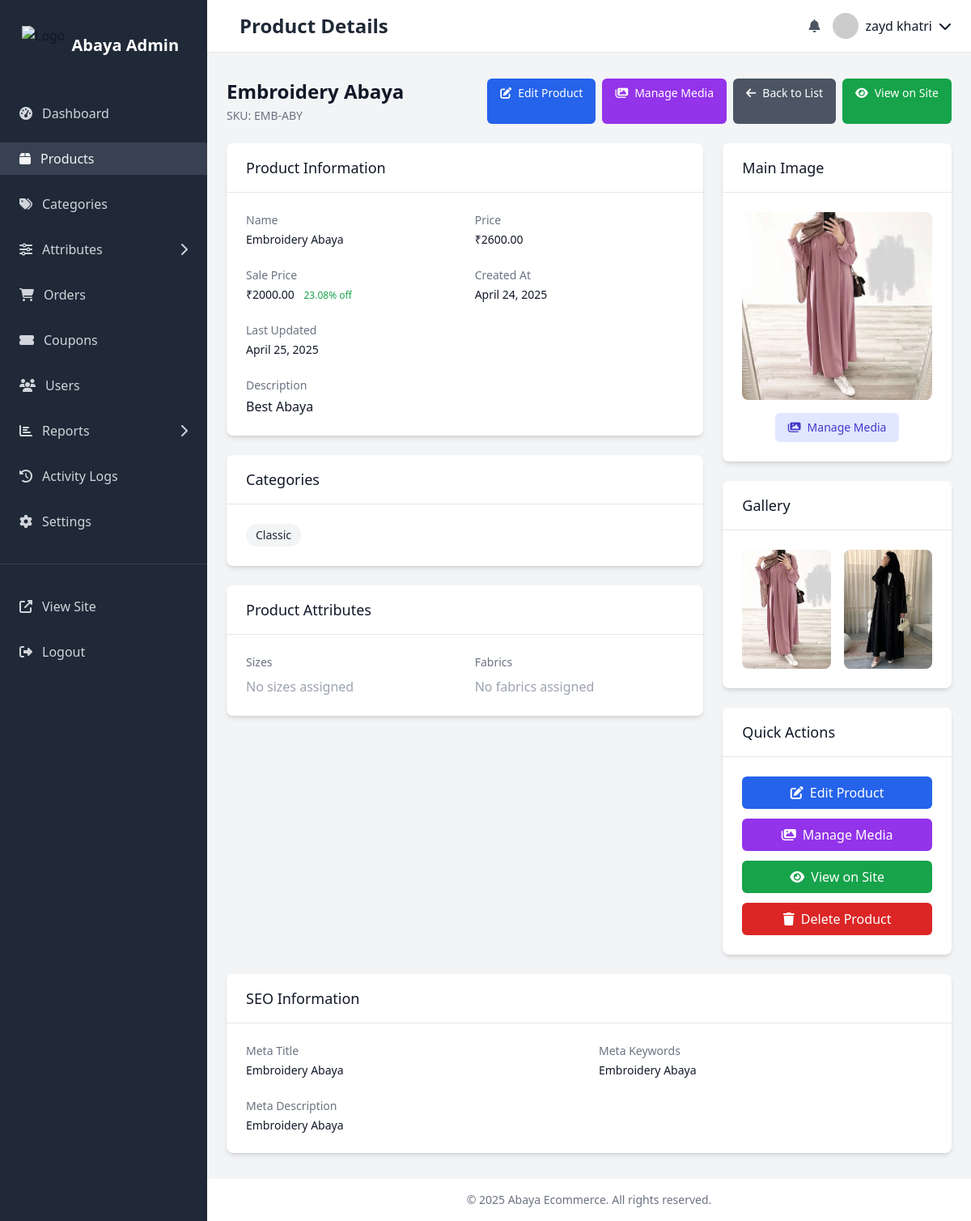
The page /dashboard/products/78f7b300-3252-49f0-827e-0c027c8ff12c/ (signed in) on the database as committed earlier.
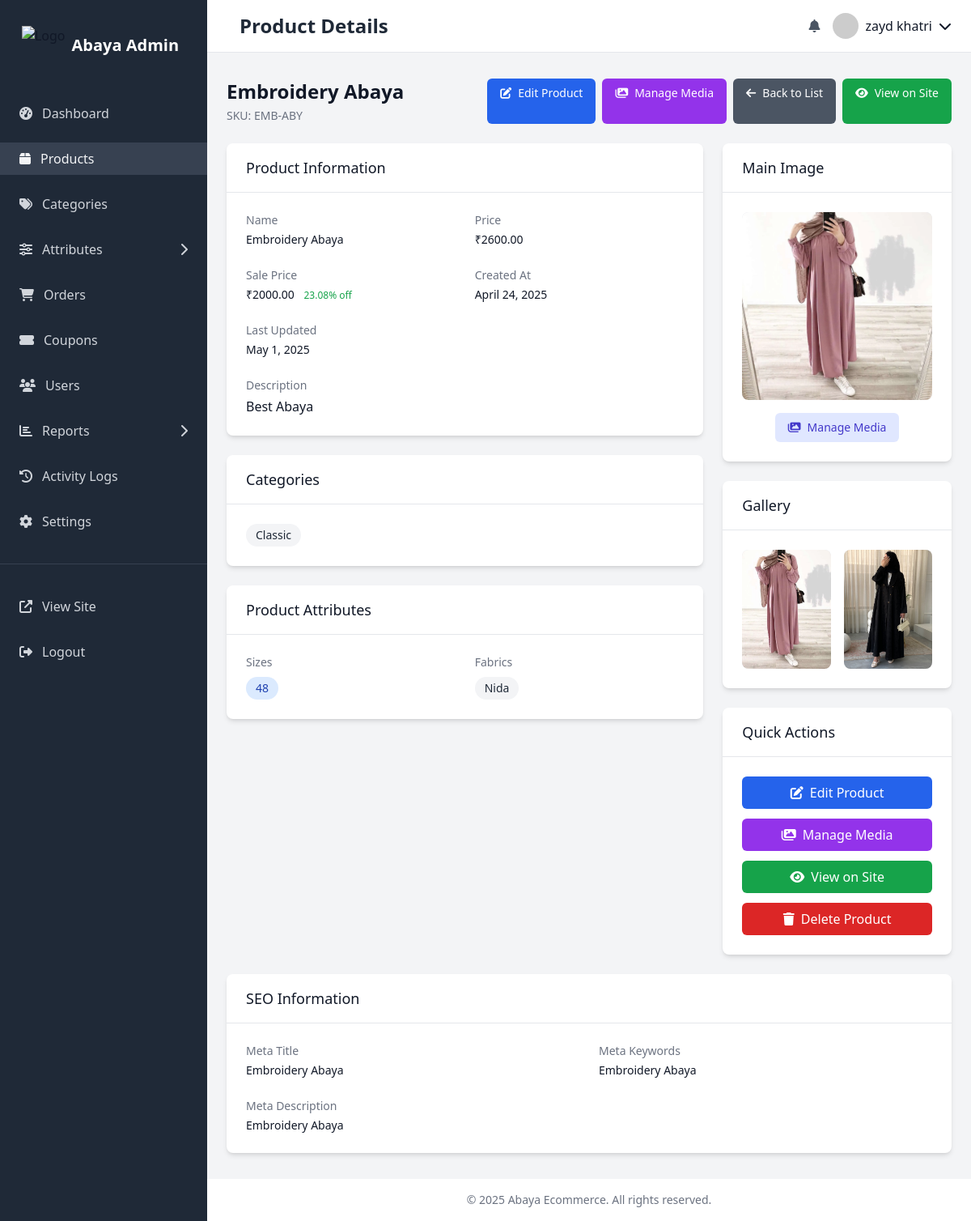
The same page on the database as committed later.
### products/models.py (models this page shows, shortened)
class Product(models.Model):
    id = models.UUIDField(primary_key=True, default=uuid.uuid4, editable=False)
    name = models.CharField(max_length=255)
    slug = models.SlugField(max_length=255, unique=True)
    description = models.TextField(blank=True, null=True)
    sku = models.CharField(max_length=100, unique=True)
    is_active = models.BooleanField(default=True)
    is_featured = models.BooleanField(default=False)
    price = models.DecimalField(max_digits=10, decimal_places=2)
    sale_price = models.DecimalField(max_digits=10, decimal_places=2, blank=True, null=True)
    meta_title = models.CharField(max_length=255, blank=True, null=True)
    meta_description = models.TextField(blank=True, null=True)
    meta_keywords = models.CharField(max_length=255, blank=True, null=True)
    categories = models.ManyToManyField(Category, through='ProductCategory', related_name='products')
    fabrics = models.ManyToManyField(Fabric, through='ProductFabric', related_name='products')
    sizes = models.ManyToManyField(Size, through='ProductSize', related_name='products')
    created_at = models.DateTimeField(auto_now_add=True)
    updated_at = models.DateTimeField(auto_now=True)
    class Meta:
        verbose_name = 'Product'
        verbose_name_plural = 'Products'
        ordering = ['-created_at']
    def get_discount_percentage(self):
        if self.sale_price and self.price > 0:
            discount = ((self.price - self.sale_price) / self.price) * 100
            return round(discount, 2)
        return 0
    def get_active_price(self):
        return self.sale_price if self.sale_price else self.price
    def get_default_image(self):
        default_image = self.media.filter(is_default=True, type='IMAGE').first()
        if not default_image:
            default_image = self.media.filter(type='IMAGE').first()
        if default_image and default_image.file:
            return default_image.file
        return None

class Category(models.Model):
    id = models.UUIDField(primary_key=True, default=uuid.uuid4, editable=False)
    name = models.CharField(max_length=100)
    slug = models.SlugField(max_length=100, unique=True)
    description = models.TextField(blank=True, null=True)
    parent = models.ForeignKey('self', on_delete=models.SET_NULL, blank=True, null=True, related_name='children')
    is_active = models.BooleanField(default=True)
    image = models.ImageField(upload_to='categories/', blank=True, null=True)
    meta_title = models.CharField(max_length=255, blank=True, null=True)
    meta_description = models.TextField(blank=True, null=True)
    meta_keywords = models.CharField(max_length=255, blank=True, null=True)
    created_at = models.DateTimeField(auto_now_add=True)
    updated_at = models.DateTimeField(auto_now=True)
    class Meta:
        verbose_name = 'Category'
        verbose_name_plural = 'Categories'
        ordering = ['name']

class ProductMedia(models.Model):
    MEDIA_TYPE_CHOICES = (
        ('IMAGE', 'Image'),
        ('VIDEO', 'Video'),
    )
    id = models.UUIDField(primary_key=True, default=uuid.uuid4, editable=False)
    product = models.ForeignKey(Product, on_delete=models.CASCADE, related_name='media')
    file = models.FileField(upload_to='products/')
    url = models.URLField(max_length=255, blank=True, null=True)
    alt = models.CharField(max_length=255, blank=True, null=True)
    type = models.CharField(max_length=10, choices=MEDIA_TYPE_CHOICES, default='IMAGE')
    is_default = models.BooleanField(default=False)
    sort_order = models.IntegerField(default=0)
    created_at = models.DateTimeField(auto_now_add=True)
    class Meta:
        verbose_name = 'Product Media'
        verbose_name_plural = 'Product Media'
        ordering = ['sort_order', 'created_at']

class Size(models.Model):
    id = models.UUIDField(primary_key=True, default=uuid.uuid4, editable=False)
    name = models.CharField(max_length=50)  # S, M, L, XL, etc.
    sort_order = models.IntegerField(default=0)
    is_active = models.BooleanField(default=True)
    created_at = models.DateTimeField(auto_now_add=True)
    updated_at = models.DateTimeField(auto_now=True)
    class Meta:
        ordering = ['sort_order', 'name']
        verbose_name = 'Size'
        verbose_name_plural = 'Sizes'

class Fabric(models.Model):
    id = models.UUIDField(primary_key=True, default=uuid.uuid4, editable=False)
    name = models.CharField(max_length=100)  # Cotton, Silk, Chiffon, etc.
    description = models.TextField(blank=True, null=True)
    is_active = models.BooleanField(default=True)
    created_at = models.DateTimeField(auto_now_add=True)
    updated_at = models.DateTimeField(auto_now=True)
    class Meta:
        ordering = ['name']
        verbose_name = 'Fabric'
        verbose_name_plural = 'Fabrics'

### dashboard/views/product_views.py (the view)
# urls.py: path('products/<uuid:uuid>/', views.product_detail, name='product_detail'),
@staff_member_required
def product_detail(request, uuid):
    product = get_object_or_404(Product, id=uuid)
    images = product.media.filter(type='IMAGE').order_by('sort_order')
    videos = product.media.filter(type='VIDEO').order_by('sort_order')
    categories = product.categories.all()
    fabrics = product.fabrics.all()
    sizes = product.sizes.all()
    product.default_image = product.get_default_image()
    return render(request, 'dashboard/products/detail.html', {
        'product': product,
        'images': images,
        'videos': videos,
        'categories': categories,
        'fabrics': fabrics,
        'sizes': sizes,
    })

### carts/context_processors.py (called while the page is built, shortened)
def cart(request):
    cart_count = 0
    cart_total = 0
    wishlist_count = 0
    if request.user.is_authenticated:
        try:
            cart = Cart.objects.get(user=request.user)
            cart_count = cart.get_item_count()
            cart_total = cart.get_total_price()
        except Cart.DoesNotExist:
            cart = None
        try:
            wishlist = Wishlist.objects.get(user=request.user)
            wishlist_count = wishlist.get_item_count()
        except Wishlist.DoesNotExist:
            wishlist = None
    return {
        'cart_count': cart_count,
        'cart_total': cart_total,
        'wishlist_count': wishlist_count,
    }

### carts/models.py (called while the page is built)
    def get_total_price(self):
        return sum(item.get_total_price() for item in self.items.all())

    def get_item_count(self):
        return sum(item.quantity for item in self.items.all())

    def get_total_price(self):
        return self.product.get_active_price() * self.quantity

    def get_item_count(self):
        return self.items.count()

### dashboard/utils.py (called while the page is built)
def is_staff_or_admin(user):
    return user.is_authenticated and (user.is_staff or user.role == 'ADMIN')

### templates/dashboard/products/detail.html (shortened to what the changed rows need)
{% extends 'dashboard/base.html' %}
{% load static %}
{% block page_title %}Product Details{% endblock %}
{% block content %}
<div class="flex flex-col md:flex-row justify-between mb-6 gap-4">
    <div class="flex-1">
        <h1 class="text-2xl font-semibold text-gray-900">{{ product.name }}</h1>
        <div class="text-sm text-gray-500 mt-1">SKU: {{ product.sku }}</div>
    </div>
</div>
<div class="grid grid-cols-1 lg:grid-cols-3 gap-6">
    <div class="lg:col-span-2 space-y-6">
        <div class="bg-white rounded-lg shadow-md overflow-hidden">
            <div class="px-6 py-4 border-b border-gray-200">
                <h2 class="text-lg font-medium text-gray-900">Product Information</h2>
            </div>
            <div class="p-6">
                <div class="grid grid-cols-1 md:grid-cols-2 gap-6">
                    <div>
                        <h3 class="text-sm font-medium text-gray-500">Name</h3>
                        <p class="mt-1 text-sm text-gray-900">{{ product.name }}</p>
                    </div>
                    <div>
                        <h3 class="text-sm font-medium text-gray-500">Price</h3>
                        <p class="mt-1 text-sm text-gray-900">₹{{ product.price }}</p>
                    </div>
                    <div>
                        <h3 class="text-sm font-medium text-gray-500">Sale Price</h3>
                        <p class="mt-1 text-sm text-gray-900">
                            {% if product.sale_price %}
                            ₹{{ product.sale_price }}
                            <span class="text-xs text-green-600 ml-2">
                                {{ product.get_discount_percentage }}% off
                            </span>
                            {% else %}
                            <span class="text-gray-400">No sale price</span>
                            {% endif %}
                        </p>
                    </div>
                    <div>
                        <h3 class="text-sm font-medium text-gray-500">Created At</h3>
                        <p class="mt-1 text-sm text-gray-900">{{ product.created_at|date:"F j, Y" }}</p>
                    </div>
                    <div>
                        <h3 class="text-sm font-medium text-gray-500">Last Updated</h3>
                        <p class="mt-1 text-sm text-gray-900">{{ product.updated_at|date:"F j, Y" }}</p>
                    </div>
                </div>
                <div class="mt-6">
                    <div class="mt-1 prose max-w-full">
                        {% if product.description %}
                            {{ product.description|linebreaks }}
                        {% else %}
                            <p class="text-gray-400">No description provided</p>
                        {% endif %}
                    </div>
                </div>
            </div>
        </div>
        <div class="bg-white rounded-lg shadow-md overflow-hidden">
            <div class="px-6 py-4 border-b border-gray-200">
                <h2 class="text-lg font-medium text-gray-900">Categories</h2>
            </div>
            <div class="p-6">
                <div class="flex flex-wrap gap-2">
                    {% for category in categories %}
                    <span class="px-3 py-1 bg-gray-100 text-gray-800 text-sm font-medium rounded-full">
                        {{ category.name }}
                    </span>
                    {% empty %}
                    <p class="text-gray-400">No categories assigned</p>
                    {% endfor %}
                </div>
            </div>
        </div>
        <div class="bg-white rounded-lg shadow-md overflow-hidden">
            <div class="px-6 py-4 border-b border-gray-200">
                <h2 class="text-lg font-medium text-gray-900">Product Attributes</h2>
            </div>
            <div class="p-6">
                <div class="grid grid-cols-1 md:grid-cols-2 gap-6">
                    <div>
                        <div class="flex flex-wrap gap-2">
                            {% for size in sizes %}
                            <span class="px-3 py-1 bg-blue-100 text-blue-800 text-sm font-medium rounded-full">
                                {{ size.name }}
                            </span>
                            {% empty %}
                            <p class="text-gray-400">No sizes assigned</p>
                            {% endfor %}
                        </div>
                    </div>
                    <div>
                        <div class="flex flex-wrap gap-2">
                            {% for fabric in fabrics %}
                            <span class="px-3 py-1 {% if fabric.is_default %}bg-purple-100 text-purple-800{% else %}bg-gray-100 text-gray-800{% endif %} text-sm font-medium rounded-full">
                                {{ fabric.name }}
                            </span>
                            {% empty %}
                            <p class="text-gray-400">No fabrics assigned</p>
                            {% endfor %}
                        </div>
                    </div>
                </div>
            </div>
        </div>
    </div>
    <div class="space-y-6">
        <div class="bg-white rounded-lg shadow-md overflow-hidden">
            <div class="px-6 py-4 border-b border-gray-200">
                <h2 class="text-lg font-medium text-gray-900">Main Image</h2>
            </div>
        </div>
        <div class="bg-white rounded-lg shadow-md overflow-hidden">
            <div class="px-6 py-4 border-b border-gray-200">
                <h2 class="text-lg font-medium text-gray-900">Gallery</h2>
            </div>
            <div class="p-6">
                <div class="grid grid-cols-2 gap-4">
                    {% for image in images|slice:":4" %}
                    <div class="aspect-w-1 aspect-h-1 bg-gray-200 rounded-lg overflow-hidden">
                        <img src="{{ image.file.url }}" alt="{{ image.alt|default:product.name }}" class="w-full h-full object-center object-cover">
                    </div>
                    {% empty %}
                    <div class="col-span-2 text-center py-6 text-gray-400">
                        No additional images found
                    </div>
                    {% endfor %}
                </div>
            </div>
        </div>
        <div class="bg-white rounded-lg shadow-md overflow-hidden">
            <div class="px-6 py-4 border-b border-gray-200">
                <h2 class="text-lg font-medium text-gray-900">Quick Actions</h2>
            </div>
        </div>
    </div>
</div>
<div class="mt-6 bg-white rounded-lg shadow-md overflow-hidden">
    <div class="px-6 py-4 border-b border-gray-200">
        <h2 class="text-lg font-medium text-gray-900">SEO Information</h2>
    </div>
    <div class="p-6">
        <div class="grid grid-cols-1 md:grid-cols-2 gap-6">
            <div>
                <h3 class="text-sm font-medium text-gray-500">Meta Title</h3>
                <p class="mt-1 text-sm text-gray-900">
                    {% if product.meta_title %}
                    {{ product.meta_title }}
                    {% else %}
                    <span class="text-gray-400">Using product name</span>
                    {% endif %}
                </p>
            </div>
            <div>
                <h3 class="text-sm font-medium text-gray-500">Meta Keywords</h3>
                <p class="mt-1 text-sm text-gray-900">
                    {% if product.meta_keywords %}
                    {{ product.meta_keywords }}
                    {% else %}
                    <span class="text-gray-400">No keywords defined</span>
                    {% endif %}
                </p>
            </div>
            <div class="md:col-span-2">
                <h3 class="text-sm font-medium text-gray-500">Meta Description</h3>
                <p class="mt-1 text-sm text-gray-900">
                    {% if product.meta_description %}
                    {{ product.meta_description }}
                    {% else %}
                    <span class="text-gray-400">No meta description defined</span>
                    {% endif %}
                </p>
            </div>
        </div>
    </div>
</div>
{% endblock %}

Rows that differ between the two databases and show on the page:
changed Product "Embroidery Abaya": updated_at "April 25, 2025" → "May 1, 2025"
added Size: name "48"
added Fabric: name "Nida"
Other text that changed with them:
text no longer shown: "No sizes assigned No fabrics assigned"
